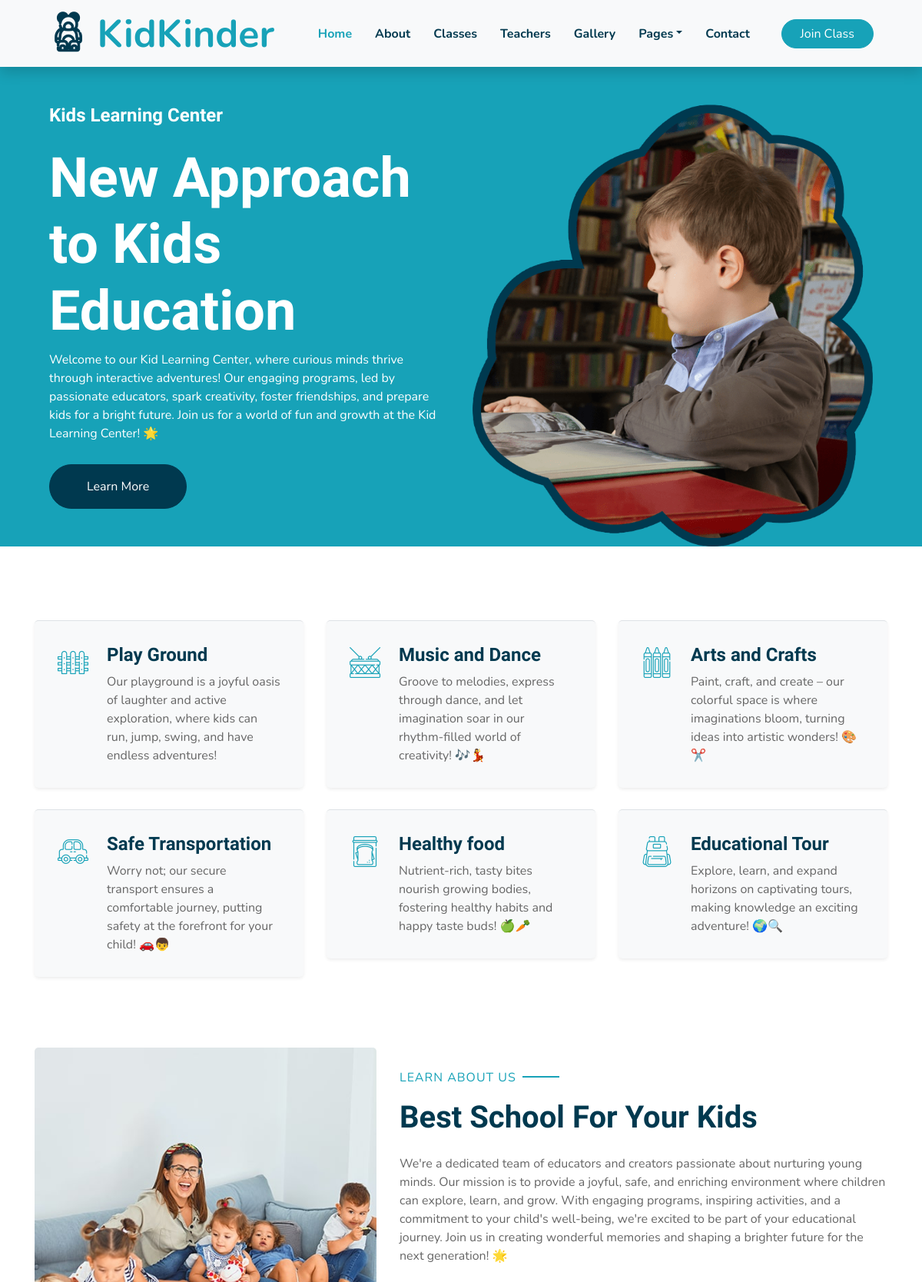
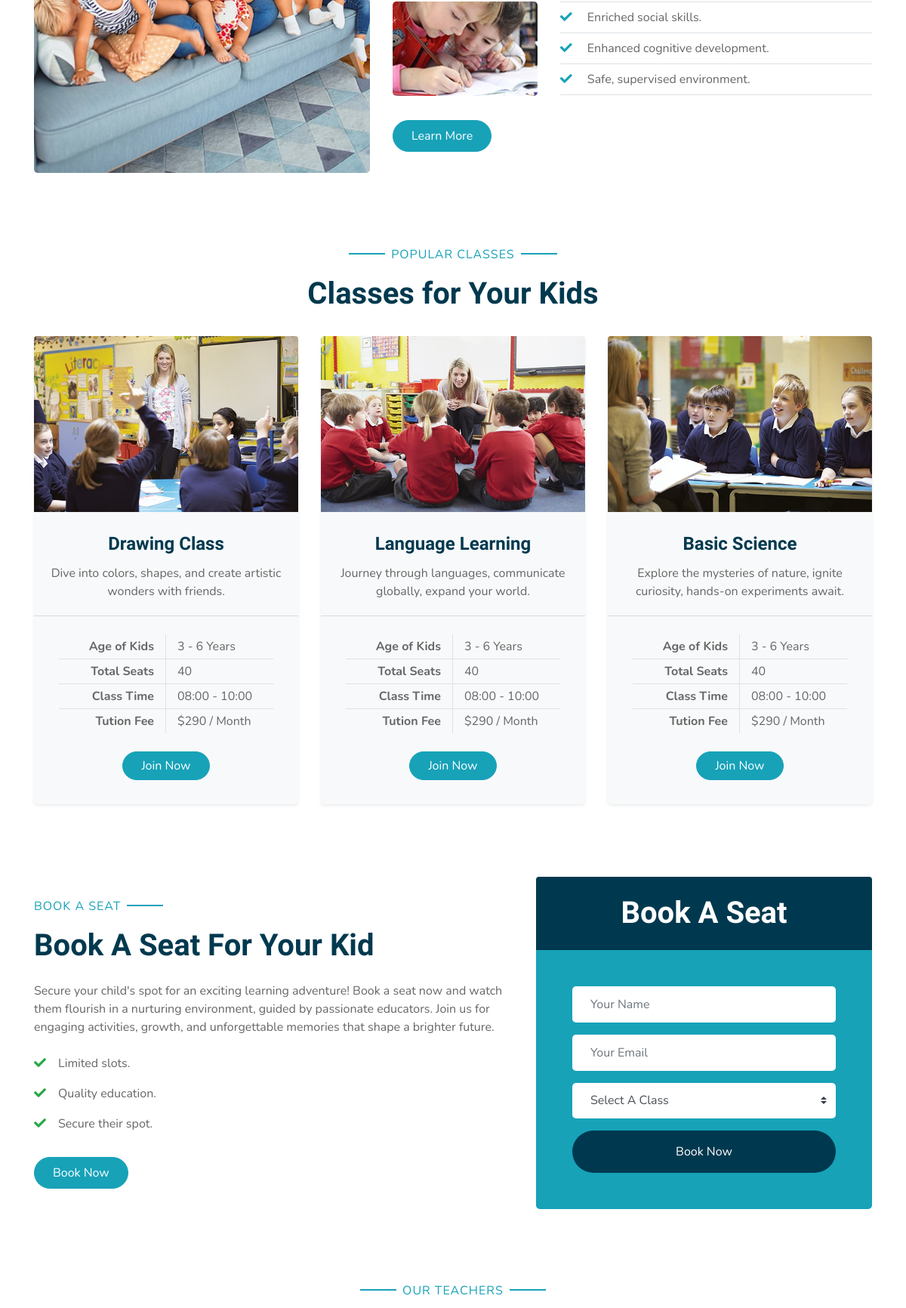
The page / (upper part) on the database its author committed (2 pictures, top to bottom).
### tables this page shows
CREATE TABLE IF NOT EXISTS `features` (
  `id` int NOT NULL AUTO_INCREMENT,
  `icon_classname` varchar(50) DEFAULT NULL,
  `feature_title` varchar(50) DEFAULT NULL,
  `description` longtext,
  PRIMARY KEY (`id`)
);

CREATE TABLE IF NOT EXISTS `class` (
  `id` int NOT NULL AUTO_INCREMENT,
  `class_name` varchar(50) DEFAULT NULL,
  `age_range` varchar(50) DEFAULT NULL,
  `total_seats` int DEFAULT NULL,
  `available_seats` int NOT NULL DEFAULT '0',
  `class_time` varchar(50) DEFAULT NULL,
  `tution_fee` varchar(50) DEFAULT NULL,
  `class_image_directory` text,
  `class_description` longtext,
  PRIMARY KEY (`id`)
);

### controller/index_controller.php (called while the page is built, shortened)
<?php
require_once("database/mysql.php");
$page_content_query = "SELECT * FROM `page_content` WHERE  `page_name` = 'index_page'";
$result = $conn->query($page_content_query);
$contents = [];
if ($result->num_rows > 0) {
  while($row = $result->fetch_assoc()) {
    $contents[$row['content_title']] = $row['content'];
  }
}
$features_query = "SELECT * FROM `features`";
$result = $conn->query($features_query);
$features = [];
$classes_query = "SELECT * FROM `class`";
$result = $conn->query($classes_query);
$classes = [];
?>

### index.php (the view, shortened to what this page needs)
<!DOCTYPE html>
<html lang="en">
<head>
  <?php require("controller/index_controller.php") ?>
  <link href="https://cdnjs.cloudflare.com/ajax/libs/font-awesome/5.10.0/css/all.min.css" rel="stylesheet" />
  <link href="lib/flaticon/font/flaticon.css" rel="stylesheet" />
  <link href="lib/owlcarousel/assets/owl.carousel.min.css" rel="stylesheet" />
  <link href="lib/lightbox/css/lightbox.min.css" rel="stylesheet" />
  <link href="css/style.css" rel="stylesheet" />
</head>
<body>
  <div class="container-fluid bg-light position-relative shadow">
    <nav class="navbar navbar-expand-lg bg-light navbar-light py-3 py-lg-0 px-0 px-lg-5">
      <a href="" class="navbar-brand font-weight-bold text-secondary" style="font-size: 50px">
        <i class="flaticon-043-teddy-bear"></i>
        <span class="text-primary">
          <?php echo $contents['company_name'] ?>
        </span>
      </a>
      <div class="collapse navbar-collapse justify-content-between" id="navbarCollapse">
        <div class="navbar-nav font-weight-bold mx-auto py-0">
          <a href="index.php" class="nav-item nav-link active">Home</a>
          <a href="about.html" class="nav-item nav-link">About</a>
          <a href="class.html" class="nav-item nav-link">Classes</a>
          <a href="team.html" class="nav-item nav-link">Teachers</a>
          <a href="gallery.html" class="nav-item nav-link">Gallery</a>
          <div class="nav-item dropdown">
            <a href="#" class="nav-link dropdown-toggle" data-toggle="dropdown">Pages</a>
          </div>
          <a href="contact.html" class="nav-item nav-link">Contact</a>
        </div>
        <a href="" class="btn btn-primary px-4">Join Class</a>
      </div>
    </nav>
  </div>
  <div class="container-fluid bg-primary px-0 px-md-5 mb-5">
    <div class="row align-items-center px-3">
      <div class="col-lg-6 text-center text-lg-left">
        <h4 class="text-white mb-4 mt-5 mt-lg-0">
          <?php echo $contents['welcome_title'] ?>
        </h4>
        <h1 class="display-3 font-weight-bold text-white">
          <?php echo $contents['welcome_subtitle'] ?>
        </h1>
        <p class="text-white mb-4">
          <?php echo $contents['welcome_text'] ?>
        </p>
        <a href="" class="btn btn-secondary mt-1 py-3 px-5">Learn More</a>
      </div>
      <div class="col-lg-6 text-center text-lg-right">
        <img class="img-fluid mt-5" src="img/header.png" alt="" />
      </div>
    </div>
  </div>
  <div class="container-fluid pt-5">
    <div class="container pb-3">
      <div class="row">
        <?php foreach ($features as $feature) { ?>
          <div class="col-lg-4 col-md-6 pb-1">
            <div class="d-flex bg-light shadow-sm border-top rounded mb-4" style="padding: 30px">
              <i class="<?php echo $feature['icon'] ?> h1 font-weight-normal text-primary mb-3"></i>
              <div class="pl-4">
                <h4>
                  <?php echo $feature['feature_title'] ?>
                </h4>
                <p class="m-0">
                  <?php echo $feature['description'] ?>
                </p>
              </div>
            </div>
          </div>
        <?php } ?>
      </div>
    </div>
  </div>
  <div class="container-fluid py-5">
    <div class="container">
      <div class="row align-items-center">
        <div class="col-lg-5">
          <img class="img-fluid rounded mb-5 mb-lg-0" src="img/about-1.jpg" alt="" />
        </div>
        <div class="col-lg-7">
          <p class="section-title pr-5">
            <span class="pr-2">Learn About Us</span>
          </p>
          <h1 class="mb-4">
            <?php echo $contents['learn_about_us_title'] ?>
          </h1>
          <p>
            <?php echo $contents['learn_about_us_description'] ?>
          </p>
          <div class="row pt-2 pb-4">
            <div class="col-6 col-md-4">
              <img class="img-fluid rounded" src="img/about-2.jpg" alt="" />
            </div>
            <div class="col-6 col-md-8">
              <ul class="list-inline m-0">
                <li class="py-2 border-top border-bottom">
                  <i class="fa fa-check text-primary mr-3"></i>
                  <?php echo $contents['learn_about_us_point_one'] ?>
                </li>
                <li class="py-2 border-bottom">
                  <i class="fa fa-check text-primary mr-3"></i>
                  <?php echo $contents['learn_about_us_point_two'] ?>
                </li>
                <li class="py-2 border-bottom">
                  <i class="fa fa-check text-primary mr-3"></i>
                  <?php echo $contents['learn_about_us_point_three'] ?>
                </li>
              </ul>
            </div>
          </div>
          <a href="" class="btn btn-primary mt-2 py-2 px-4">Learn More</a>
        </div>
      </div>
    </div>
  </div>
  <div class="container-fluid pt-5">
    <div class="container">
      <div class="text-center pb-2">
        <p class="section-title px-5">
          <span class="px-2">Popular Classes</span>
        </p>
        <h1 class="mb-4">Classes for Your Kids</h1>
      </div>
      <div class="row">
        <?php foreach ($classes as $class) { ?>
          <div class="col-lg-4 mb-5">
            <div class="card border-0 bg-light shadow-sm pb-2">
              <img class="card-img-top mb-2" src="<?php echo $class['class_image'] ?>" alt="" />
              <div class="card-body text-center">
                <h4 class="card-title">
                  <?php echo $class['class_name'] ?>
                </h4>
                <p class="card-text">
                  <?php echo $class['class_description'] ?>
                </p>
              </div>
              <div class="card-footer bg-transparent py-4 px-5">
                <div class="row border-bottom">
                  <div class="col-6 py-1 text-right border-right">
                    <strong>Age of Kids</strong>
                  </div>
                  <div class="col-6 py-1">
                    <?php echo $class['age_range'] ?>
                  </div>
                </div>
                <div class="row border-bottom">
                  <div class="col-6 py-1 text-right border-right">
                    <strong>Total Seats</strong>
                  </div>
                  <div class="col-6 py-1">
                    <?php echo $class['total_seats'] ?>
                  </div>
                </div>
                <div class="row border-bottom">
                  <div class="col-6 py-1 text-right border-right">
                    <strong>Class Time</strong>
                  </div>
                  <div class="col-6 py-1">
                    <?php echo $class['class_time'] ?>
                  </div>
                </div>
                <div class="row">
                  <div class="col-6 py-1 text-right border-right">
                    <strong>Tution Fee</strong>
                  </div>
                  <div class="col-6 py-1">
                    <?php echo $class['tution_fee'] ?>
                  </div>
                </div>
              </div>
              <a href="" class="btn btn-primary px-4 mx-auto mb-4">Join Now</a>
            </div>
          </div>
        <?php } ?>
      </div>
    </div>
  </div>
  <div class="container-fluid py-5">
    <div class="container">
      <div class="row align-items-center">
        <div class="col-lg-7 mb-5 mb-lg-0">
          <p class="section-title pr-5">
            <span class="pr-2">Book A Seat</span>
          </p>
          <h1 class="mb-4">Book A Seat For Your Kid</h1>
          <p>
            <?php echo $contents['book_seat_description'] ?>
          </p>
          <ul class="list-inline m-0">
            <li class="py-2">
              <i class="fa fa-check text-success mr-3"></i>Limited slots.
            </li>
            <li class="py-2">
              <i class="fa fa-check text-success mr-3"></i>Quality education.
            </li>
            <li class="py-2">
              <i class="fa fa-check text-success mr-3"></i>Secure their spot.
            </li>
          </ul>
          <a href="" class="btn btn-primary mt-4 py-2 px-4">Book Now</a>
        </div>
        <div class="col-lg-5">
          <div class="card border-0">
            <div class="card-header bg-secondary text-center p-4">
              <h1 class="text-white m-0">Book A Seat</h1>
            </div>
            <div class="card-body rounded-bottom bg-primary p-5">
              <form method="post" action="index.php">
                <div class="form-group">
                  <input type="text" id="client_name" name="client_name" class="form-control border-0 p-4" placeholder="Your Name" required="required" />
                </div>
                <div class="form-group">
                  <input type="email" id="client_email" name="client_email" class="form-control border-0 p-4" placeholder="Your Email" required="required" />
                </div>
                <div class="form-group">
                  <select class="custom-select border-0 px-4" id="class_id" name="class_id" style="height: 47px" required>
                    <option selected disabled>Select A Class</option>
                  </select>
                </div>
                <div>
                  <button class="btn btn-secondary btn-block border-0 py-3" type="submit">
                    Book Now
                  </button>
                </div>
              </form>
            </div>
          </div>
        </div>
      </div>
    </div>
  </div>
  <div class="container-fluid pt-5">
    <div class="container">
      <div class="text-center pb-2">
        <p class="section-title px-5">
          <span class="px-2">Our Teachers</span>
        </p>
      </div>
    </div>
  </div>
</body>
</html>

### rows shown on the page
features: feature_title "Play Ground", description "Our playground is a joyful oasis of laughter and active exploration, where kids can run, jump, swing, and have endless adventures!"
features: feature_title "Music and Dance", description "Groove to melodies, express through dance, and let imagination soar in our rhythm-filled world of creativity! 🎶💃"
features: feature_title "Arts and Crafts", description "Paint, craft, and create – our colorful space is where imaginations bloom, turning ideas into artistic wonders! 🎨✂️"
features: feature_title "Safe Transportation", description "Worry not; our secure transport ensures a comfortable journey, putting safety at the forefront for your child! 🚗👦"
features: feature_title "Healthy food", description "Nutrient-rich, tasty bites nourish growing bodies, fostering healthy habits and happy taste buds! 🍏🥕"
features: feature_title "Educational Tour", description "Explore, learn, and expand horizons on captivating tours, making knowledge an exciting adventure! 🌍🔍"
class: class_image_directory (picture), class_name "Drawing Class", class_description "Dive into colors, shapes, and create artistic wonders with friends.", age_range "3 - 6 Years", total_seats "40", class_time "08:00 - 10:00", tution_fee "$290 / Month"
class: class_image_directory (picture), class_name "Language Learning", class_description "Journey through languages, communicate globally, expand your world.", age_range "3 - 6 Years", total_seats "40", class_time "08:00 - 10:00", tution_fee "$290 / Month"
class: class_image_directory (picture), class_name "Basic Science", class_description "Explore the mysteries of nature, ignite curiosity, hands-on experiments await.", age_range "3 - 6 Years", total_seats "40", class_time "08:00 - 10:00", tution_fee "$290 / Month"

### other values the page prints
$contents['company_name'] "KidKinder"
$contents['welcome_title'] "Kids Learning Center"
$contents['welcome_subtitle'] "New Approach to Kids Education"
$contents['learn_about_us_title'] "Best School For Your Kids"
$contents['learn_about_us_point_one'] "Enriched social skills."
$contents['learn_about_us_point_two'] "Enhanced cognitive development."
$contents['learn_about_us_point_three'] "Safe, supervised environment."
